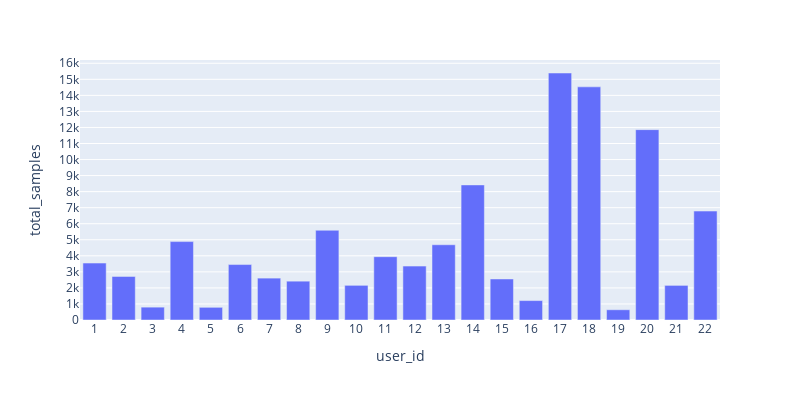

Notebook code for this chart:
### Code cell
train_samples_df = pd.DataFrame(train_df.user_id.value_counts()).reset_index()
train_samples_df.columns = ["user_id", "total_samples"]
train_samples_df = train_samples_df.sort_values("user_id")

fig = px.bar(train_samples_df, x="user_id", y="total_samples")
fig.update_xaxes(nticks=23)
fig.update_yaxes(nticks=20)
fig.update_layout(width=800, height=400)
py.offline.iplot(fig)

### Figure 1 — Plotly figure (JSON) as saved in the notebook; plotly's stock layout.template omitted (floating-point values rounded to 4 significant figures)
{"data": [{"alignmentgroup": "True", "hovertemplate": "user_id=%{x}<br>total_samples=%{y}<extra></extra>", "legendgroup": "", "marker": {"color": "#636efa"}, "name": "", "offsetgroup": "", "orientation": "v", "showlegend": false, "textposition": "auto", "type": "bar", "x": [1, 2, 3, 4, 5, 6, 7, 8, 9, 10, 11, 12, 13, 14, 15, 16, 17, 18, 19, 20, 21, 22], "xaxis": "x", "y": [3548, 2717, 801, 4887, 790, 3455, 2610, 2420, 5592, 2160, 3945, 3359, 4689, 8419, 2557, 1210, 15394, 14531, 638, 11864, 2157, 6789], "yaxis": "y"}], "layout": {"barmode": "relative", "height": 400, "legend": {"tracegroupgap": 0}, "margin": {"t": 60}, "width": 800, "xaxis": {"anchor": "y", "autorange": true, "domain": [0, 1], "nticks": 23, "range": [0.5, 22.5], "title": {"text": "user_id"}, "type": "linear"}, "yaxis": {"anchor": "x", "autorange": true, "domain": [0, 1], "nticks": 20, "range": [0, 16200.0], "title": {"text": "total_samples"}, "type": "linear"}}}
